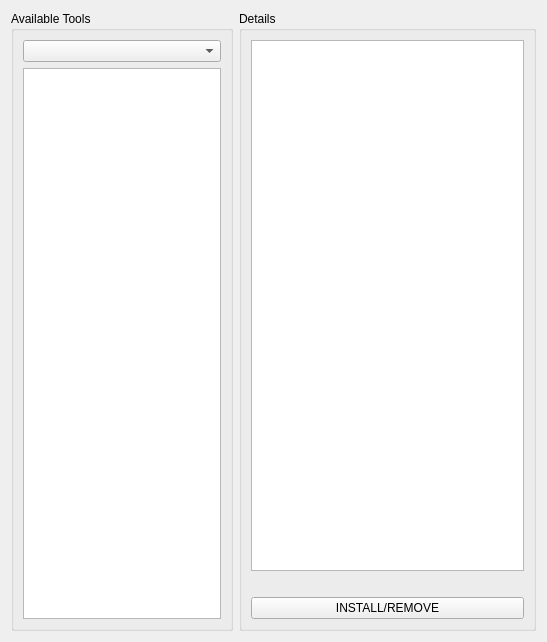
<?xml version="1.0" encoding="UTF-8"?>
<ui version="4.0">
 <class>OpenHarmonyToolInstaller</class>
 <widget class="QWidget" name="OpenHarmonyToolInstaller">
  <property name="geometry">
   <rect>
    <x>0</x>
    <y>0</y>
    <width>547</width>
    <height>642</height>
   </rect>
  </property>
  <property name="windowTitle">
   <string>OpenHarmony Tool Installer</string>
  </property>
  <layout class="QHBoxLayout" name="horizontalLayout">
   <item>
    <widget class="QGroupBox" name="toolListGroupBox">
     <property name="sizePolicy">
      <sizepolicy hsizetype="Preferred" vsizetype="Preferred">
       <horstretch>3</horstretch>
       <verstretch>0</verstretch>
      </sizepolicy>
     </property>
     <property name="title">
      <string>Available Tools</string>
     </property>
     <layout class="QVBoxLayout" name="verticalLayout_3">
      <item>
       <widget class="QComboBox" name="branchCombo"/>
      </item>
      <item>
       <widget class="QListWidget" name="installList"/>
      </item>
     </layout>
    </widget>
   </item>
   <item>
    <widget class="QGroupBox" name="detailGroupbox">
     <property name="sizePolicy">
      <sizepolicy hsizetype="Preferred" vsizetype="Preferred">
       <horstretch>4</horstretch>
       <verstretch>0</verstretch>
      </sizepolicy>
     </property>
     <property name="title">
      <string>Details</string>
     </property>
     <layout class="QVBoxLayout" name="verticalLayout_4">
      <item>
       <widget class="QTextEdit" name="detailArea">
        <property name="sizePolicy">
         <sizepolicy hsizetype="Expanding" vsizetype="Expanding">
          <horstretch>0</horstretch>
          <verstretch>0</verstretch>
         </sizepolicy>
        </property>
       </widget>
      </item>
      <item>
       <widget class="QLabel" name="installLabel">
        <property name="text">
         <string/>
        </property>
       </widget>
      </item>
      <item>
       <widget class="QPushButton" name="installButton">
        <property name="text">
         <string>INSTALL/REMOVE</string>
        </property>
       </widget>
      </item>
     </layout>
    </widget>
   </item>
  </layout>
 </widget>
 <resources/>
 <connections/>
</ui>
